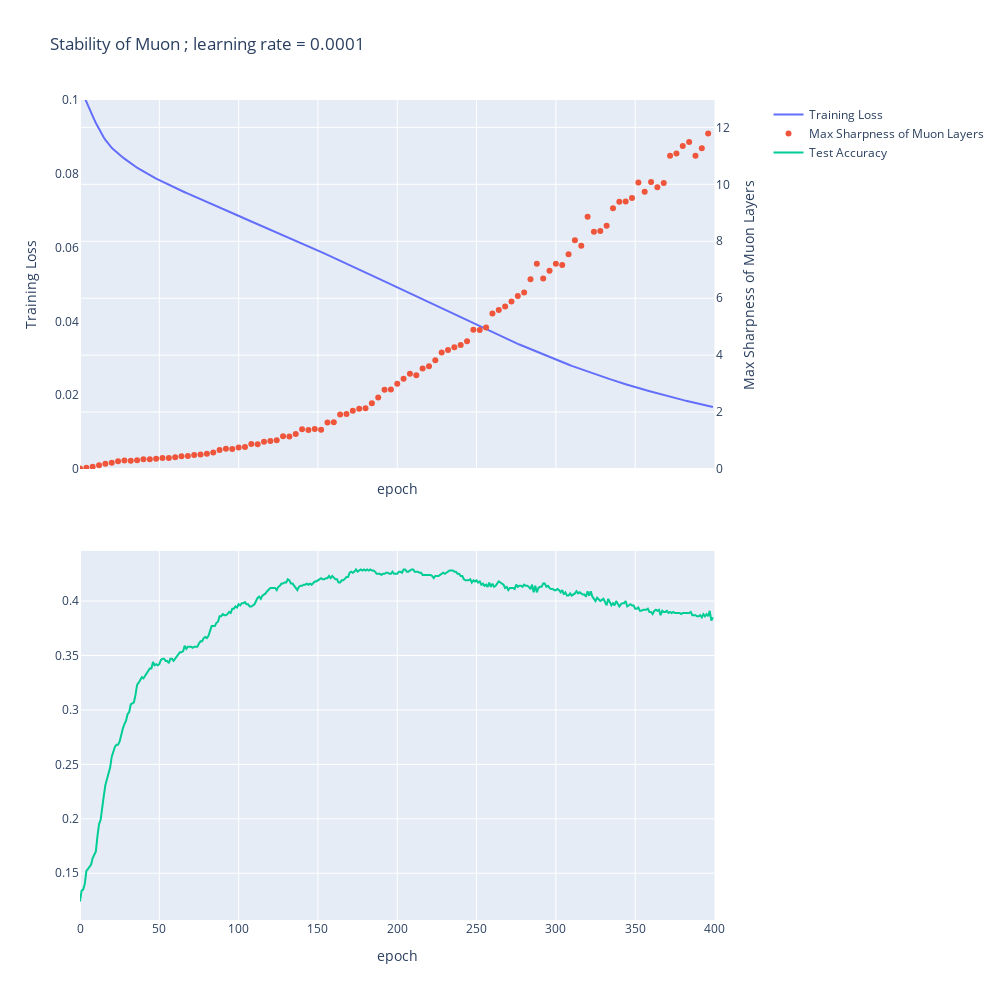

Notebook source saved alongside this figure:
### Code cell
plot_output_data(md, out, model_id=5)

### Figure 1 — Plotly figure (JSON) as saved in the notebook; plotly's stock layout.template omitted (floating-point values rounded to 4 significant figures; data arrays with more than 128 entries replaced by an {"elided": "..."} marker saying what was removed)
{"data": [{"line": {"width": 2}, "name": "Training Loss", "type": "scatter", "x": {"elided": "400 int values"}, "xaxis": "x", "y": {"elided": "400 float values"}, "yaxis": "y"}, {"line": {"width": 2}, "mode": "markers", "name": "Max Sharpness of Muon Layers", "type": "scatter", "x": {"elided": "400 int values"}, "xaxis": "x", "y": {"elided": "400 float values"}, "yaxis": "y2"}, {"line": {"width": 2}, "name": "Test Accuracy", "type": "scatter", "x": {"elided": "400 int values"}, "xaxis": "x2", "y": {"elided": "400 float values"}, "yaxis": "y3"}], "layout": {"height": 1000, "shapes": [{"line": {"color": "black", "dash": "dash"}, "type": "line", "x0": 0, "x1": 1, "xref": "x domain", "y0": 380000.0, "y1": 380000.0, "yref": "y2"}], "title": {"text": "Stability of Muon ; learning rate = 0.0001"}, "width": 1000, "xaxis": {"anchor": "y", "domain": [0, 0.94], "matches": "x2", "range": [0, 400], "showticklabels": false, "title": {"text": "epoch"}}, "xaxis2": {"anchor": "y3", "domain": [0, 0.94], "range": [0, 400], "title": {"text": "epoch"}}, "yaxis": {"anchor": "x", "domain": [0.55, 1], "range": [0, 0.1], "showgrid": false, "title": {"text": "Training Loss"}}, "yaxis2": {"anchor": "x", "overlaying": "y", "range": [0, 12.96], "side": "right", "title": {"text": "Max Sharpness of Muon Layers"}}, "yaxis3": {"anchor": "x2", "domain": [0, 0.45]}, "yaxis4": {"anchor": "x2", "overlaying": "y3", "side": "right"}}}
